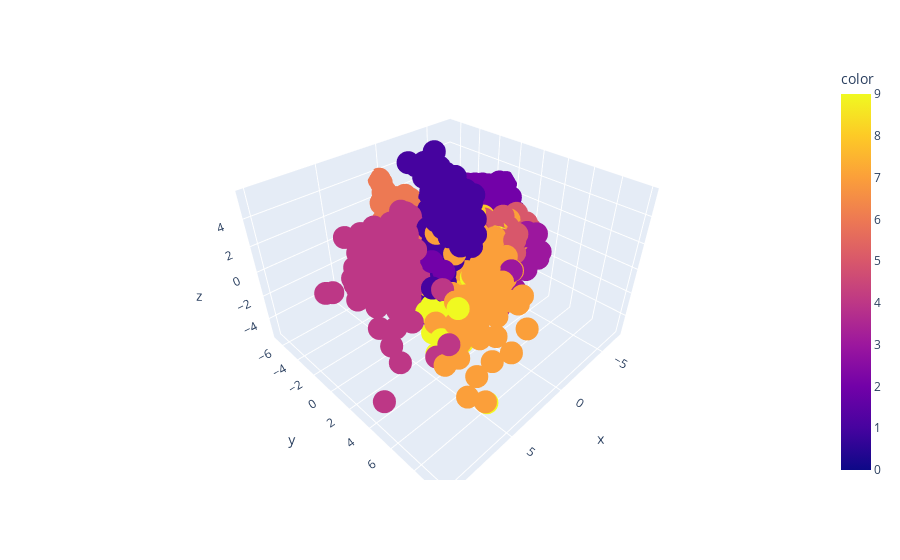

The cell this chart's notebook holds for it:
### Code cell
fig = px.scatter_3d(x=data[:, 0], y=data[:, 1], z=data[:, 2], color=digits['number_label'])
fig.show()

### Figure 1 — Plotly figure (JSON) as saved in the notebook; plotly's stock layout.template omitted (floating-point values rounded to 4 significant figures; data arrays with more than 128 entries replaced by an {"elided": "..."} marker saying what was removed)
{"data": [{"hovertemplate": "x=%{x}<br>y=%{y}<br>z=%{z}<br>color=%{marker.color}<extra></extra>", "legendgroup": "", "marker": {"color": {"elided": "1797 int values"}, "coloraxis": "coloraxis", "symbol": "circle"}, "mode": "markers", "name": "", "scene": "scene", "showlegend": false, "type": "scatter3d", "x": {"elided": "1797 float values"}, "y": {"elided": "1797 float values"}, "z": {"elided": "1797 float values"}}], "layout": {"coloraxis": {"colorbar": {"title": {"text": "color"}}, "colorscale": [[0, "#0d0887"], [0.1111, "#46039f"], [0.2222, "#7201a8"], [0.3333, "#9c179e"], [0.4444, "#bd3786"], [0.5556, "#d8576b"], [0.6667, "#ed7953"], [0.7778, "#fb9f3a"], [0.8889, "#fdca26"], [1, "#f0f921"]]}, "legend": {"tracegroupgap": 0}, "margin": {"t": 60}, "scene": {"domain": {"x": [0, 1], "y": [0, 1]}, "xaxis": {"title": {"text": "x"}}, "yaxis": {"title": {"text": "y"}}, "zaxis": {"title": {"text": "z"}}}}}
